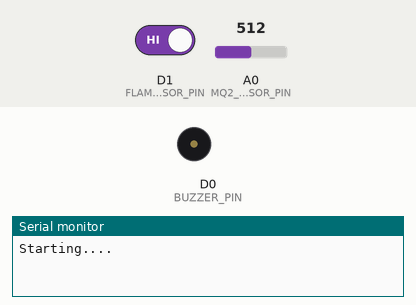
A sketch run on a simulated ESP8266 (NodeMCU). Shown: buzzer (waves = sounding, pin HIGH), the last lines printed to the serial monitor. The inputs (shaded band) are chosen by the test bench; at power-on: D1 (FLAME_SENSOR_PIN) HIGH, A0 (MQ2_SENSOR_PIN) = 512. WiFi joins after 1.5 s; servers stay silent unless stated.

Above: at 3.0 s.
3.1 s: D1 (FLAME_SENSOR_PIN) driven LOW
At 5.1 s:
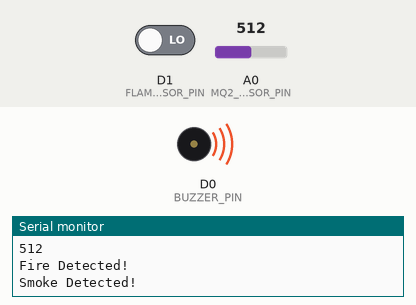
Timing chart, 0 to 6.6 s (numbered marks = the images above; inputs shaded):
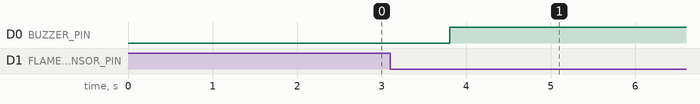

The sketch:

final_fire_detection.ino
```cpp
#define BLYNK_TEMPLATE_ID "TMPL37zrPytjb"
#define BLYNK_TEMPLATE_NAME "Fire Detection"
#define BLYNK_AUTH_TOKEN "IWH1V1Yp_wnZJh4fyj72GviStTce5q0f"

#include <ESP8266WiFi.h>
#include <BlynkSimpleEsp8266.h>

// Replace with your WiFi credentials
char ssid[] = "";
char pass[] = "";

#define FLAME_SENSOR_PIN D1  // GPIO5
#define MQ2_SENSOR_PIN A0    // Analog pin
#define BUZZER_PIN D0        // GPIO16

bool flameAlertSent = false;
bool smokeAlertSent = false;

BlynkTimer timer;

void sendSensorData() {
  int smokeLevel = analogRead(MQ2_SENSOR_PIN);
  int flameStatus = digitalRead(FLAME_SENSOR_PIN); // LOW means flame detected
  Serial.println(smokeLevel);

  // Send data to Blynk app
  Blynk.virtualWrite(V1, smokeLevel);
  Blynk.virtualWrite(V0, flameStatus == LOW ? 255 : 0); // LED ON if flame detected

  bool alert = false;

  // Fire alert
  if (flameStatus == LOW && !flameAlertSent) {
    Blynk.logEvent("fire_detected", "Fire Detected!");
    Serial.println("Fire Detected!");
    flameAlertSent = true;
    alert = true;
  } else if (flameStatus == HIGH) {
    flameAlertSent = false;
  }

  // Smoke alert
  if (smokeLevel > 500 && !smokeAlertSent) {
    Blynk.logEvent("smoke_detected", "Smoke Detected!");
    Serial.println("Smoke Detected!");
    smokeAlertSent = true;
    alert = true;
  } else if (smokeLevel <= 500) {
    smokeAlertSent = false;
  }

  // Control buzzer
  if (flameStatus == LOW || smokeLevel > 500) {
    digitalWrite(BUZZER_PIN, HIGH);  // Turn buzzer ON
  } else {
    digitalWrite(BUZZER_PIN, LOW);   // Turn buzzer OFF
  }
}

void setup() {
  Serial.begin(115200);
  Serial.println("Starting....");
  pinMode(FLAME_SENSOR_PIN, INPUT);
  pinMode(MQ2_SENSOR_PIN, INPUT);
  pinMode(BUZZER_PIN, OUTPUT);
  digitalWrite(BUZZER_PIN, LOW); // Ensure buzzer is off initially

  Blynk.begin(BLYNK_AUTH_TOKEN, ssid, pass);

  timer.setInterval(2000L, sendSensorData);  // Every 2 seconds
}

void loop() {
  Blynk.run();
  timer.run();
}
```
